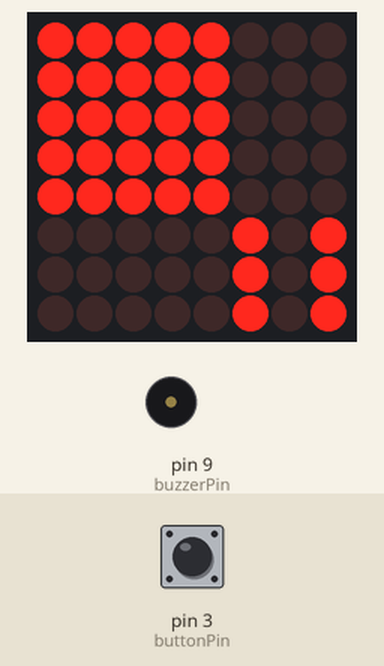
Bench run of a sketch on a simulated Arduino Uno, built with avr-gcc and run on an emulated ATmega328P. Parts: 8×8 LED matrix, buzzer (waves = sounding, pin HIGH). The test bench sets the inputs (shaded band); at power-on: pin 3 (buttonPin) HIGH.

Above: at 1.2 s.
1.3 s: pin 3 (buttonPin) pulled LOW for 0.15 s
At 1.9 s:
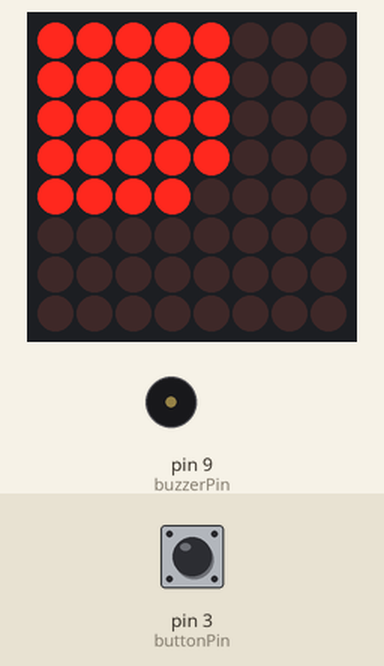
4.4 s: pin 3 (buttonPin) pulled LOW for 1 s
At 6.6 s:
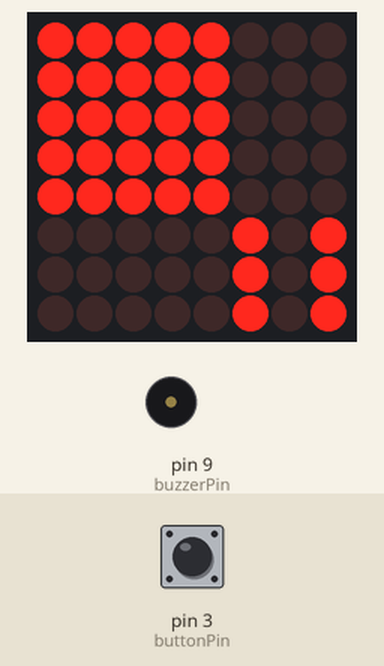
6.9 s: pin 3 (buttonPin) pulled LOW for 3.2 s
At 11.9 s:
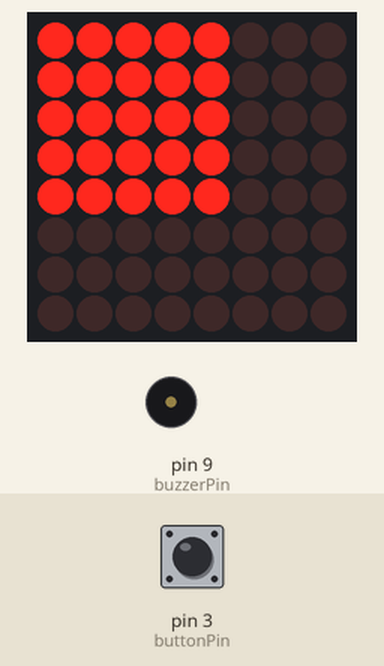
13.1 s: pin 3 (buttonPin) pulsed LOW 5 times (0.12 s each, 0.3 s apart)
At 15.5 s:
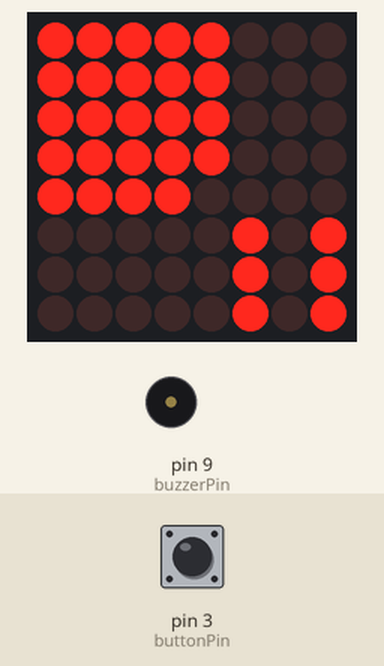
Timing chart, 0 to 17.0 s (numbered marks = the images above; inputs shaded):
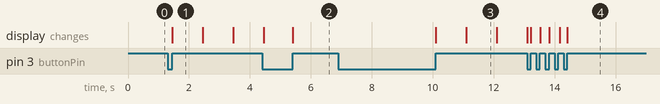

Measured:
- after the input at 1.3 s, the display: changes after 0.15 s (image 1)
- after the input at 4.4 s, the display: first differs from a run without the input after 1.0 s (image 2)
- after the input at 6.9 s, the display: first changes after 3.2 s (image 3 shows a later state)
- after the input at 13.1 s, the display: first differs from a run without the input after 0.12 s (image 4 shows a later state)
- what the display in image 1 shows lasts 1.0 s, from 1.5 s to 2.5 s

The sketch:

pomodoro_timer.ino
```cpp
#include <Wire.h>
#include "Adafruit_LEDBackpack.h"
#include "Adafruit_GFX.h"

Adafruit_8x8matrix matrix = Adafruit_8x8matrix();

const int buzzerPin = 9;
const int buttonPin = 3;

int prevButtonState = 1;
int buttonState = 1;

unsigned long startTime;
unsigned long endTime;
unsigned long timeDiff;
const unsigned long longPress = 1200;

boolean timerRunning = false;
const unsigned long second = 1000;
unsigned long secondTimer = 0;
unsigned long lastSecondTick = 0;

int seconds;
int minutes;

int pixelX = 4;
int pixelY = 4;

boolean finished = false;


void setup() {
	pinMode(buzzerPin, OUTPUT);
	pinMode(buttonPin, INPUT);

	matrix.begin(0x70);
	matrix.setBrightness(0);
	matrix.clear();
	matrix.writeDisplay();

	resetDisplay();
	drawPause();
}


void loop() {
	prevButtonState = buttonState;
	buttonState = digitalRead(buttonPin);

	if(buttonState == LOW && prevButtonState == HIGH) {
		startPress();
	} else if(buttonState == HIGH && prevButtonState == LOW) {
		released();
	}

	if(timerRunning == true) {
		updateTimer();
	}

	matrix.writeDisplay();
}


void startPress() {
	startTime = millis();
}


/* Quickly press and releasing the button = toggle pauses
	Long press = resets the timer back to 25 min */
void released() {
	endTime = millis();

	if(endTime - startTime > longPress) {
		// long press
		resetTimer();
	} else {
		// normal, short press
		if(finished == false) {
			timerRunning = !timerRunning;
        	drawPause();
		} else {
			resetTimer();
		}
	}
}


void updateTimer() {
	secondTimer = millis();
	if(secondTimer - lastSecondTick >= second) {
		lastSecondTick = secondTimer;
		seconds++;

		if(seconds == 60) {
			minutes++;
			seconds = 0;

			pixelX--;
			if(pixelX < 0) {
				pixelY--;
				pixelX = 4;
			}
		}

		updateDisplay();
	}

	if(minutes == 25) {
		timerRunning = false;
		finishedTimer();
	}

}


void updateDisplay() {
	if(seconds % 2 == 0) {
		matrix.drawPixel(pixelX, pixelY, LED_ON);
	} else {
		matrix.drawPixel(pixelX, pixelY, LED_OFF);
	}
}


void resetTimer() {
	seconds = 0;
	minutes = 0;
	timerRunning = true;

	resetDisplay();
	drawPause();

	finished = false;
}


/* Fill all the timer pixels back in */
void resetDisplay() {
	matrix.clear();

	for(int x = 0; x < 5; x++) {
		for(int y = 0; y < 5; y++) {
			matrix.drawPixel(x, y, LED_ON);
		}
	}

	pixelX = 4;
	pixelY = 4;
}


/* Flash the display and buzz a tone when the timer is up */
void finishedTimer() {
	finished = true;

	matrix.clear();

	for(int i = 0; i < 5; i++) {
		matrix.drawRect(0,0, 8,8, LED_ON);
		matrix.writeDisplay();

		tone(buzzerPin, 250, 80);

		delay(120);
		matrix.drawRect(0,0, 8,8, LED_OFF);
		matrix.writeDisplay();

		tone(buzzerPin, 300, 80);
		delay(120);
	}
}


void drawPause() {
	boolean p = !timerRunning;
	matrix.drawLine(7,7, 7, 5, p);
	matrix.drawLine(5, 7, 5, 5, p);
}
```
